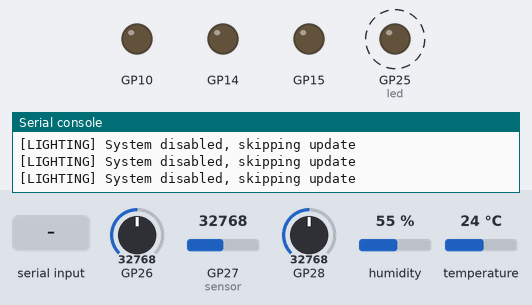
A program run on a simulated Raspberry Pi Pico running MicroPython. Parts: output pins drawn as LEDs (lit = HIGH), the last lines printed to the serial console. Dashed ring = blinking. The test bench sets the inputs (shaded band); at power-on: GP26 = 32768, GP27 (sensor) = 32768, GP28 = 32768, humidity 55 %, temperature 24 °C (analog values on the 0–65535 scale).

Above: at 1.9 s.
2.0 s: "CMD:FAN:ON\n" received over the second serial link
At 5.11 s:
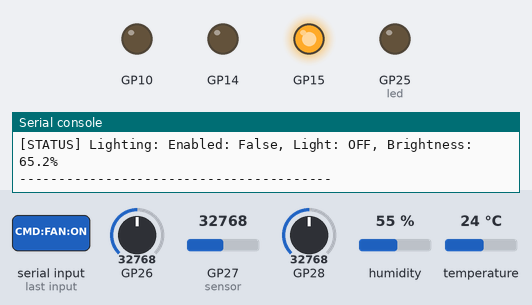
9.0 s: "CMD:LED:ON\n" received over the second serial link
At 10.18 s:
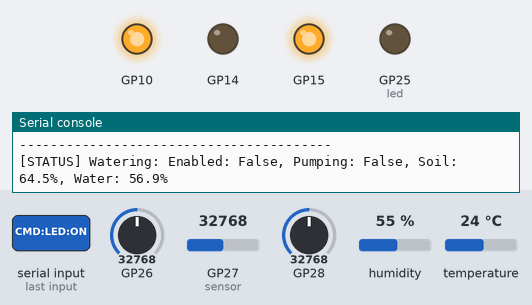
12.5 s: "CMD:AIR:OFF\n" received over the second serial link
At 14.2 s:
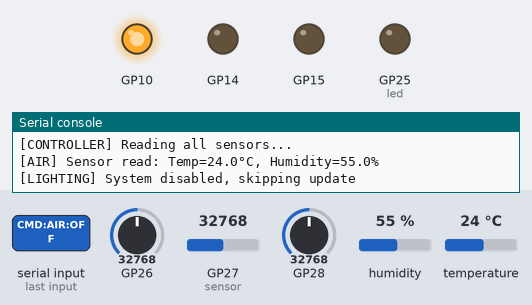
Timing chart, 0 to 17.0 s (numbered marks = the images above; inputs shaded):
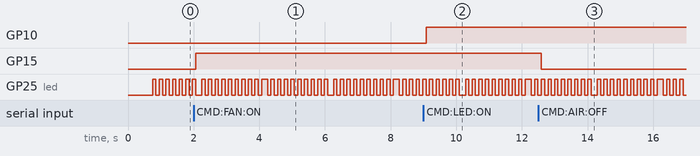

Measured:
- after the input at 2.0 s, GP15: LOW → HIGH after 0.07 s
- after the input at 9.0 s, GP10: LOW → HIGH after 0.08 s
- after the input at 12.5 s, GP15: HIGH → LOW after 0.09 s
- by itself, GP25 (led): moves between LOW and HIGH, repeating every 1.5 s

The program:

main.py
```python
"""
Smart Greenhouse Control System
Raspberry Pi Pico W - Main Entry Point

This is the main entry point for the greenhouse controller.
It initializes all systems and runs the main control loop.

Systems:
- Watering System: Automatic pulse watering based on soil moisture
- Air Quality System: Fan control based on temperature/humidity
- Lighting System: Grow light control based on ambient light

Communication:
- UART to ESP32 display for UI and manual control
"""

from GreenhouseController import GreenhouseController


def main():
    """Main entry point"""
    print("=" * 40)
    print("Smart Greenhouse Control System")
    print("Raspberry Pi Pico W")
    print("=" * 40)

    # Create and run the greenhouse controller
    controller = GreenhouseController()
    controller.run()


if __name__ == "__main__":
    main()
```

GreenhouseController.py
```python
"""
Greenhouse Controller Module
Main orchestrator that coordinates all systems and handles ESP32 communication
"""

import time
from machine import Pin
from UARTCommunication import UARTCommunication
from WateringSystem import WateringSystem
from AirQualitySystem import AirQualitySystem
from LightingSystem import LightingSystem
from config import SENSOR_READ_INTERVAL_MS, DATA_SEND_INTERVAL_MS


class GreenhouseController:
    """
    Main controller that orchestrates all greenhouse systems.

    Responsibilities:
    - Initialize all subsystems
    - Run main control loop
    - Process commands from ESP32
    - Send sensor data and status to ESP32
    """

    def __init__(self):
        """Initialize all subsystems"""
        print("=" * 50)
        print("[CONTROLLER] Initializing Greenhouse Controller...")
        print("=" * 50)

        # Communication
        print("[CONTROLLER] Setting up UART communication...")
        self.uart = UARTCommunication()

        # Systems
        print("[CONTROLLER] Initializing Watering System...")
        self.wateringSystem = WateringSystem()

        print("[CONTROLLER] Initializing Air Quality System...")
        self.airQualitySystem = AirQualitySystem()

        print("[CONTROLLER] Initializing Lighting System...")
        self.lightingSystem = LightingSystem()

        # Status LED (onboard)
        self.led = Pin("LED", Pin.OUT)

        # Timing
        self.lastSensorRead = 0
        self.lastDataSend = 0
        self.loopCount = 0

        print("=" * 50)
        print("[CONTROLLER] Greenhouse Controller initialized!")
        print("=" * 50)

    def run(self):
        """Main control loop - runs forever"""
        # Signal ready to ESP32
        print("[CONTROLLER] Sending READY signal to ESP32...")
        self.uart.sendReady()

        # Initial sensor read and status send
        print("[CONTROLLER] Performing initial sensor read...")
        time.sleep_ms(500)
        self._readAllSensors()
        self.sendAllSensorData()
        self.sendAllStatus()

        print("=" * 50)
        print("[CONTROLLER] Main loop starting...")
        print(f"[CONTROLLER] Sensor read interval: {SENSOR_READ_INTERVAL_MS}ms")
        print(f"[CONTROLLER] Data send interval: {DATA_SEND_INTERVAL_MS}ms")
        print("=" * 50)

        while True:
            try:
                currentTime = time.ticks_ms()
                self.loopCount += 1

                # Heartbeat LED
                self.led.toggle()

                # Process any incoming commands from ESP32
                self._processCommands()

                # Read sensors periodically
                if time.ticks_diff(currentTime, self.lastSensorRead) >= SENSOR_READ_INTERVAL_MS:
                    print("")
                    print(f"[CONTROLLER] === Loop #{self.loopCount} - Sensor Read ===")
                    self._readAllSensors()
                    self.lastSensorRead = currentTime

                # Update all systems (run automatic control logic)
                self._updateSystems()

                # Send data to ESP32 periodically
                if time.ticks_diff(currentTime, self.lastDataSend) >= DATA_SEND_INTERVAL_MS:
                    print("")
                    print("[CONTROLLER] === Sending data to ESP32 ===")
                    self.sendAllSensorData()
                    self._logSystemStatus()
                    self.lastDataSend = currentTime

                # Small delay to prevent busy loop
                time.sleep_ms(100)

            except Exception as e:
                print(f"[CONTROLLER] ERROR in main loop: {e}")
                # Flash LED rapidly to indicate error
                for _ in range(5):
                    self.led.on()
                    time.sleep_ms(100)
                    self.led.off()
                    time.sleep_ms(100)

    def _processCommands(self):
        """Process all pending commands from ESP32"""
        commands = self.uart.receiveAll()
        for cmd in commands:
            self._handleCommand(cmd)

    def _handleCommand(self, cmd):
        """Handle a single command from ESP32"""
        print(f"[CONTROLLER] Received command from ESP32: {cmd}")

        # Request commands
        if cmd == "REQ:SENSORS":
            print("[CONTROLLER] -> Responding with sensor data")
            self.sendAllSensorData()

        elif cmd == "REQ:STATUS":
            print("[CONTROLLER] -> Responding with system status")
            self.sendAllStatus()

        # Watering system commands
        elif cmd == "CMD:WATER:ON":
            print("[CONTROLLER] -> Enabling Watering System")
            self.wateringSystem.enable()
            self.uart.sendStatus("WATER", True)

        elif cmd == "CMD:WATER:OFF":
            print("[CONTROLLER] -> Disabling Watering System")
            self.wateringSystem.disable()
            self.uart.sendStatus("WATER", False)

        # Lighting system commands
        elif cmd == "CMD:LIGHT:ON":
            print("[CONTROLLER] -> Enabling Lighting System")
            self.lightingSystem.enable()
            self.uart.sendStatus("LIGHT", True)

        elif cmd == "CMD:LIGHT:OFF":
            print("[CONTROLLER] -> Disabling Lighting System")
            self.lightingSystem.disable()
            self.uart.sendStatus("LIGHT", False)

        # Air quality system commands
        elif cmd == "CMD:AIR:ON":
            print("[CONTROLLER] -> Enabling Air Quality System")
            self.airQualitySystem.enable()
            self.uart.sendStatus("AIR", True)

        elif cmd == "CMD:AIR:OFF":
            print("[CONTROLLER] -> Disabling Air Quality System")
            self.airQualitySystem.disable()
            self.uart.sendStatus("AIR", False)

        # Manual direct device controls (Options page)
        elif cmd == "CMD:LED:ON":
            print("[CONTROLLER] -> Manual LED ON")
            self.lightingSystem.light.turnOn()
            self.lightingSystem.isLightOn = True

        elif cmd == "CMD:LED:OFF":
            print("[CONTROLLER] -> Manual LED OFF")
            self.lightingSystem.light.turnOff()
            self.lightingSystem.isLightOn = False

        elif cmd == "CMD:FAN:ON":
            print("[CONTROLLER] -> Manual FAN ON")
            self.airQualitySystem.fan.turnOn()
            self.airQualitySystem.isFanOn = True

        elif cmd == "CMD:FAN:OFF":
            print("[CONTROLLER] -> Manual FAN OFF")
            self.airQualitySystem.fan.turnOff()
            self.airQualitySystem.isFanOn = False

        elif cmd == "CMD:PUMP:PULSE":
            print("[CONTROLLER] -> Manual PUMP PULSE triggered")
            self.wateringSystem.pulse()

        else:
            print(f"[CONTROLLER] WARNING: Unknown command: {cmd}")

    def _readAllSensors(self):
        """Read all sensor values (for caching)"""
        print("[CONTROLLER] Reading all sensors...")
        self.airQualitySystem.readSensor()

    def _updateSystems(self):
        """Run automatic control logic for all enabled systems"""
        self.wateringSystem.update()
        self.airQualitySystem.update()
        self.lightingSystem.update()

    def _logSystemStatus(self):
        """Log current status of all systems"""
        print("-" * 40)
        print("[STATUS] Watering: " + self.wateringSystem.getStatus())
        print("[STATUS] Air Quality: " + self.airQualitySystem.getStatus())
        print("[STATUS] Lighting: " + self.lightingSystem.getStatus())
        print("-" * 40)

    def sendAllSensorData(self):
        """Send all sensor readings to ESP32"""
        temp = self.airQualitySystem.getTemperature()
        humidity = self.airQualitySystem.getHumidity()
        soil = self.wateringSystem.getSoilMoisturePercent()
        water = self.wateringSystem.getWaterLevelPercent()

        print(f"[CONTROLLER] Sending to ESP32: Temp={temp:.1f}°C, Humidity={humidity:.1f}%, Soil={soil:.1f}%, Water={water:.1f}%")

        self.uart.sendSensorData("TEMP", temp)
        self.uart.sendSensorData("HUMIDITY", humidity)
        self.uart.sendSensorData("SOIL", soil)
        self.uart.sendSensorData("WATER", water)

    def sendAllStatus(self):
        """Send status of all systems to ESP32"""
        print(f"[CONTROLLER] Sending status to ESP32: Water={self.wateringSystem.enabled}, Light={self.lightingSystem.enabled}, Air={self.airQualitySystem.enabled}")

        self.uart.sendStatus("WATER", self.wateringSystem.enabled)
        self.uart.sendStatus("LIGHT", self.lightingSystem.enabled)
        self.uart.sendStatus("AIR", self.airQualitySystem.enabled)
```

UARTCommunication.py
```python
"""
UART Communication Module
Handles serial communication between Pico and ESP32 display
"""

from machine import UART, Pin
from config import UART_TX_PIN, UART_RX_PIN, UART_BAUDRATE


class UARTCommunication:
    """Handles UART communication with ESP32 display"""

    def __init__(self):
        """Initialize UART0 for ESP32 communication"""
        self.uart = UART(0, baudrate=UART_BAUDRATE, tx=Pin(UART_TX_PIN), rx=Pin(UART_RX_PIN))

    def send(self, message):
        """Send a message to ESP32 (adds newline terminator)"""
        self.uart.write(message + "\n")

    def sendSensorData(self, sensorType, value):
        """Send sensor data in format SENSOR:TYPE:VALUE"""
        self.send(f"SENSOR:{sensorType}:{value:.1f}")

    def sendStatus(self, system, state):
        """Send system status in format STATUS:SYSTEM:ON/OFF"""
        stateStr = "ON" if state else "OFF"
        self.send(f"STATUS:{system}:{stateStr}")

    def sendReady(self):
        """Send ready signal to ESP32"""
        self.send("PICO:READY")

    def hasData(self):
        """Check if data is available to read"""
        return self.uart.any() > 0

    def receive(self):
        """Read and return a line from UART (blocking until newline or timeout)"""
        if self.uart.any():
            try:
                line = self.uart.readline()
                if line:
                    return line.decode().strip()
            except Exception as e:
                print(f"UART read error: {e}")
        return None

    def receiveAll(self):
        """Read all available lines and return as list"""
        lines = []
        while self.uart.any():
            try:
                line = self.uart.readline()
                if line:
                    decoded = line.decode().strip()
                    if decoded:
                        lines.append(decoded)
            except Exception as e:
                print(f"UART read error: {e}")
                break
        return lines

    def flush(self):
        """Clear any pending data in UART buffer"""
        while self.uart.any():
            self.uart.read(1)
```

WateringSystem.py
```python
"""
Watering System Module
Manages water pump with pulse watering, soil moisture sensor, and water level sensor
"""

import time
from Relay import Relay
from SoilMoistureSensor import SoilMoistureSensor
from WaterLevelSensor import WaterLevelSensor
from config import (
    PUMP_RELAY_PIN, SOIL_MOISTURE_PIN, WATER_LEVEL_PIN,
    SOIL_DRY_THRESHOLD, WATER_LOW_THRESHOLD,
    PUMP_PULSE_MS, PUMP_COOLDOWN_MS,
    SOIL_AIR_VALUE, SOIL_WATER_VALUE,
    WATER_EMPTY_VALUE, WATER_FULL_VALUE
)


class WateringSystem:
    """
    Manages automatic watering with pulse-based irrigation.

    When enabled:
    - Checks if soil is dry
    - Checks if reservoir has water
    - Pumps for a short burst (PUMP_PULSE_MS)
    - Waits for cooldown period before next pulse

    When disabled:
    - Pump is off
    - No automatic checks run
    """

    def __init__(self):
        """Initialize watering system components"""
        self.pump = Relay(PUMP_RELAY_PIN, "PUMP")
        self.soilSensor = SoilMoistureSensor(SOIL_MOISTURE_PIN)
        self.waterLevelSensor = WaterLevelSensor(WATER_LEVEL_PIN)

        # System state
        self.enabled = False  # System on/off (controlled by UI)
        self.lastPulseTime = 0  # Timestamp of last pump pulse
        self.isPumping = False  # Current pump state

        # Ensure pump is off at startup
        self.pump.turnOff()
        print("[WATERING] System initialized - Pump OFF")

    def enable(self):
        """Enable the watering system (automatic control active)"""
        self.enabled = True
        print("[WATERING] System ENABLED - automatic control active")

    def disable(self):
        """Disable the watering system (pump off, no auto control)"""
        self.enabled = False
        self.pump.turnOff()
        self.isPumping = False
        print("[WATERING] System DISABLED - pump turned OFF")

    def update(self):
        """
        Run automatic watering logic (called from main loop).
        Uses pulse watering: short bursts with cooldown period.
        """
        if not self.enabled:
            return

        # Read sensor values
        soilRaw = self.soilSensor.readRaw()
        soilPercent = self.getSoilMoisturePercent()
        waterRaw = self.waterLevelSensor.readRaw()
        waterPercent = self.getWaterLevelPercent()
        isDry = self.isSoilDry()
        hasWater = self.hasWater()

        # Log sensor readings
        print(f"[WATERING] Soil raw: {soilRaw}, Moisture: {soilPercent:.1f}%, Dry: {isDry}, Threshold: {SOIL_DRY_THRESHOLD}")
        print(f"[WATERING] Water raw: {waterRaw}, Level: {waterPercent:.1f}%, HasWater: {hasWater}, Threshold: {WATER_LOW_THRESHOLD}")

        # Check if soil needs water
        if not isDry:
            print("[WATERING] Soil is moist enough - no watering needed")
            return

        # Check if reservoir has water
        if not hasWater:
            print("[WATERING] WARNING: Reservoir is low on water! Cannot water.")
            return

        # Check if cooldown period has passed
        currentTime = time.ticks_ms()
        timeSinceLastPulse = time.ticks_diff(currentTime, self.lastPulseTime)
        cooldownRemaining = PUMP_COOLDOWN_MS - timeSinceLastPulse

        if timeSinceLastPulse < PUMP_COOLDOWN_MS:
            print(f"[WATERING] Cooldown active - {cooldownRemaining}ms remaining")
            return

        # Perform pulse watering
        print(f"[WATERING] Soil is dry, reservoir OK - starting pulse")
        self.pulse()

    def pulse(self):
        """Run pump for a short burst (PUMP_PULSE_MS)"""
        print(f"[WATERING] PUMP ON - pulsing for {PUMP_PULSE_MS}ms")
        self.isPumping = True
        self.pump.turnOn()
        time.sleep_ms(PUMP_PULSE_MS)
        self.pump.turnOff()
        self.isPumping = False
        self.lastPulseTime = time.ticks_ms()
        print(f"[WATERING] PUMP OFF - cooldown started ({PUMP_COOLDOWN_MS}ms)")

    def isSoilDry(self):
        """Check if soil moisture is below threshold (needs water)"""
        return self.soilSensor.isItDry()

    def hasWater(self):
        """Check if reservoir has enough water"""
        return self.waterLevelSensor.hasWater()

    def getSoilMoisturePercent(self):
        """
        Get soil moisture as percentage (0-100).
        0% = bone dry, 100% = soaking wet
        Note: Raw ADC is inverted (higher = drier)
        """
        raw = self.soilSensor.readRaw()

        # Clamp to calibration range
        if raw >= SOIL_AIR_VALUE:
            return 0.0  # Completely dry
        elif raw <= SOIL_WATER_VALUE:
            return 100.0  # Soaking wet
        else:
            # Inverted linear interpolation (higher raw = lower moisture)
            return ((SOIL_AIR_VALUE - raw) / (SOIL_AIR_VALUE - SOIL_WATER_VALUE)) * 100.0

    def getWaterLevelPercent(self):
        """
        Get water level as percentage (0-100).
        0% = empty, 100% = full
        """
        raw = self.waterLevelSensor.readRaw()

        # Clamp to calibration range
        if raw <= WATER_EMPTY_VALUE:
            return 0.0  # Empty
        elif raw >= WATER_FULL_VALUE:
            return 100.0  # Full
        else:
            # Linear interpolation
            return ((raw - WATER_EMPTY_VALUE) / (WATER_FULL_VALUE - WATER_EMPTY_VALUE)) * 100.0

    def getStatus(self):
        """Get current system status as string"""
        return f"Enabled: {self.enabled}, Pumping: {self.isPumping}, Soil: {self.getSoilMoisturePercent():.1f}%, Water: {self.getWaterLevelPercent():.1f}%"
```

SoilMoistureSensor.py
```python
from machine import ADC

AIR = 65000       # sensor in air (dry)
DRY_SOIL = 50000
MOIST_SOIL = 38000
WET_SOIL = 26000
WATER = 15000     # sensor in water

class SoilMoistureSensor:
    def __init__(self, pinNumber):
        self.analogDigitalConverter = ADC(pinNumber)

    def readRaw(self, samples = 10):
        return sum(self.analogDigitalConverter.read_u16() for _ in range(samples)) // samples

    def readLevel(self):
        raw = self.readRaw()

        if raw > AIR:
            return "BONE DRY"
        elif raw > DRY_SOIL:
            return "VERY DRY"
        elif raw > MOIST_SOIL:
            return "DRY"
        elif raw > WET_SOIL:
            return "MOIST"
        elif raw > WATER:
            return "WET"
        else:
            return "SOAKED"

    def isItDry(self):
        raw = self.readRaw()
        return raw > MOIST_SOIL

    
```

WaterLevelSensor.py
```python
from machine import ADC

LOW_WATER_LEVEL = 15000

class WaterLevelSensor:
    def __init__(self, pinNumber):
        self.analogDigitalConverter = ADC(pinNumber)

    def readRaw(self, samples = 10):
        return sum(self.analogDigitalConverter.read_u16() for _ in range(samples)) // samples

    def hasWater(self):
        raw = self.readRaw()
        return raw > LOW_WATER_LEVEL
```

Source omitted: AirQualitySystem.py (5200 bytes), LightingSystem.py (3987 bytes), config.py (2590 bytes), Relay.py (1995 bytes), eratureAndHumiditySensor.py (1628 bytes), LightSensor.py (1972 bytes)
